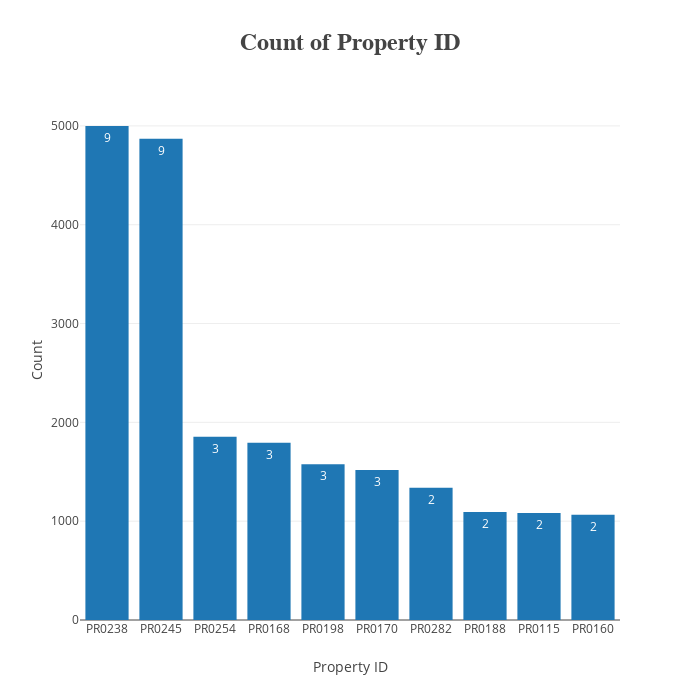

The notebook cell saved with this chart:
### Code cell
import plotly.graph_objects as go

# Assuming df is already defined
mask = df['property_id'].value_counts().reset_index(name='count').sort_values('count', ascending=False)
total_count = mask['count'].sum()
mask['percentage'] = round((mask['count'] / total_count) * 100)
mask = mask.head(10)

print(mask.columns)  # To verify the column names

fig = go.Figure()
fig.add_trace(
    go.Bar(
        x=mask.iloc[:, 0],  # Using iloc to access the first column
        y=mask['count'],
        text=mask['percentage'],
        textposition='auto',
    )
)

fig.update_layout(
    title="<b>Count of Property ID<b>",
    titlefont={'size':24, 'family': 'Serif'},
    xaxis_title="Property ID",
    yaxis_title="Count",
    showlegend=False,
    height=700,
    width=700,
    template=None,
)

fig.show()

### Figure 1 — Plotly figure (JSON) as saved in the notebook; plotly's stock layout.template omitted (floating-point values rounded to 4 significant figures)
{"data": [{"text": [9, 9, 3, 3, 3, 3, 2, 2, 2, 2], "textposition": "auto", "type": "bar", "x": ["PR0238", "PR0245", "PR0254", "PR0168", "PR0198", "PR0170", "PR0282", "PR0188", "PR0115", "PR0160"], "y": [4999, 4871, 1855, 1794, 1577, 1518, 1339, 1092, 1082, 1066]}], "layout": {"height": 700, "showlegend": false, "title": {"font": {"family": "Serif", "size": 24}, "text": "<b>Count of Property ID<b>"}, "width": 700, "xaxis": {"title": {"text": "Property ID"}}, "yaxis": {"title": {"text": "Count"}}}}
